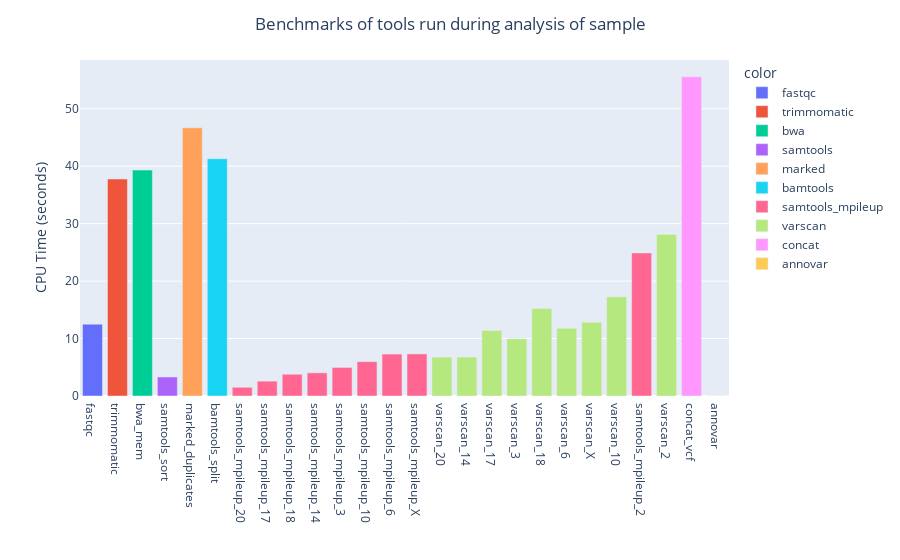

Notebook code for this chart:
### Markdown cell above
## Pipeline Benchmarks

### Code cell
import os
import plotly.express as px

time_created = []
labels = []
benchmark_secs = []

for file in os.listdir("runs/" + sample + "/benchmarks/"):
    if file.endswith(".txt"):
        # removes extension of file for label
        labels.append(file[:-4])
        file = "runs/" + sample + "/benchmarks/" + file
        time_created.append(os.path.getmtime(file))
        
        with open(file) as file_content:
            header = file_content.readline()
            benchmark = file_content.readline().split("	")
            
            seconds = benchmark[0]
            mean_load = benchmark[-1]
            benchmark_secs.append(seconds)

def sort_list_by_list(to_be_sorted, to_sort_by):
    """
    Sort list by the respective values of another list. 
    """
    return [element for _,element in sorted(zip(to_sort_by, to_be_sorted))]

# sort lists by creation of benchmark
labels = sort_list_by_list(labels, time_created)
benchmark_secs = sort_list_by_list(benchmark_secs, time_created)
# set group colors for tools run in pipeline
color_groups = [re.sub("_[^_]*$", "", label) for label in labels]

fig = px.bar(x=labels, y=benchmark_secs, color= color_groups, category_orders={"x": labels})
fig.update_layout(title_text="Benchmarks of tools run during analysis of " + sample, 
                  title_x=0.5, 
                  xaxis_title="",
                  yaxis_title="CPU Time (seconds)",
                  showlegend=True)

fig.show()

### Figure 1 — Plotly figure (JSON) as saved in the notebook; plotly's stock layout.template omitted (floating-point values rounded to 4 significant figures)
{"data": [{"alignmentgroup": "True", "hovertemplate": "color=fastqc<br>x=%{x}<br>y=%{y}<extra></extra>", "legendgroup": "fastqc", "marker": {"color": "#636efa"}, "name": "fastqc", "offsetgroup": "fastqc", "orientation": "v", "showlegend": true, "textposition": "auto", "type": "bar", "x": ["fastqc"], "xaxis": "x", "y": ["12.5065"], "yaxis": "y"}, {"alignmentgroup": "True", "hovertemplate": "color=trimmomatic<br>x=%{x}<br>y=%{y}<extra></extra>", "legendgroup": "trimmomatic", "marker": {"color": "#EF553B"}, "name": "trimmomatic", "offsetgroup": "trimmomatic", "orientation": "v", "showlegend": true, "textposition": "auto", "type": "bar", "x": ["trimmomatic"], "xaxis": "x", "y": ["37.7802"], "yaxis": "y"}, {"alignmentgroup": "True", "hovertemplate": "color=bwa<br>x=%{x}<br>y=%{y}<extra></extra>", "legendgroup": "bwa", "marker": {"color": "#00cc96"}, "name": "bwa", "offsetgroup": "bwa", "orientation": "v", "showlegend": true, "textposition": "auto", "type": "bar", "x": ["bwa_mem"], "xaxis": "x", "y": ["39.3329"], "yaxis": "y"}, {"alignmentgroup": "True", "hovertemplate": "color=samtools<br>x=%{x}<br>y=%{y}<extra></extra>", "legendgroup": "samtools", "marker": {"color": "#ab63fa"}, "name": "samtools", "offsetgroup": "samtools", "orientation": "v", "showlegend": true, "textposition": "auto", "type": "bar", "x": ["samtools_sort"], "xaxis": "x", "y": ["3.3090"], "yaxis": "y"}, {"alignmentgroup": "True", "hovertemplate": "color=marked<br>x=%{x}<br>y=%{y}<extra></extra>", "legendgroup": "marked", "marker": {"color": "#FFA15A"}, "name": "marked", "offsetgroup": "marked", "orientation": "v", "showlegend": true, "textposition": "auto", "type": "bar", "x": ["marked_duplicates"], "xaxis": "x", "y": ["46.6809"], "yaxis": "y"}, {"alignmentgroup": "True", "hovertemplate": "color=bamtools<br>x=%{x}<br>y=%{y}<extra></extra>", "legendgroup": "bamtools", "marker": {"color": "#19d3f3"}, "name": "bamtools", "offsetgroup": "bamtools", "orientation": "v", "showlegend": true, "textposition": "auto", "type": "bar", "x": ["bamtools_split"], "xaxis": "x", "y": ["41.2984"], "yaxis": "y"}, {"alignmentgroup": "True", "hovertemplate": "color=samtools_mpileup<br>x=%{x}<br>y=%{y}<extra></extra>", "legendgroup": "samtools_mpileup", "marker": {"color": "#FF6692"}, "name": "samtools_mpileup", "offsetgroup": "samtools_mpileup", "orientation": "v", "showlegend": true, "textposition": "auto", "type": "bar", "x": ["samtools_mpileup_20", "samtools_mpileup_17", "samtools_mpileup_18", "samtools_mpileup_14", "samtools_mpileup_3", "samtools_mpileup_10", "samtools_mpileup_6", "samtools_mpileup_X", "samtools_mpileup_2"], "xaxis": "x", "y": ["1.5170", "2.5887", "3.7903", "4.0313", "4.9713", "5.9759", "7.2993", "7.3232", "24.9089"], "yaxis": "y"}, {"alignmentgroup": "True", "hovertemplate": "color=varscan<br>x=%{x}<br>y=%{y}<extra></extra>", "legendgroup": "varscan", "marker": {"color": "#B6E880"}, "name": "varscan", "offsetgroup": "varscan", "orientation": "v", "showlegend": true, "textposition": "auto", "type": "bar", "x": ["varscan_20", "varscan_14", "varscan_17", "varscan_3", "varscan_18", "varscan_6", "varscan_X", "varscan_10", "varscan_2"], "xaxis": "x", "y": ["6.7737", "6.7809", "11.3984", "9.9690", "15.2336", "11.7868", "12.8349", "17.2628", "28.1298"], "yaxis": "y"}, {"alignmentgroup": "True", "hovertemplate": "color=concat<br>x=%{x}<br>y=%{y}<extra></extra>", "legendgroup": "concat", "marker": {"color": "#FF97FF"}, "name": "concat", "offsetgroup": "concat", "orientation": "v", "showlegend": true, "textposition": "auto", "type": "bar", "x": ["concat_vcf"], "xaxis": "x", "y": ["55.5669"], "yaxis": "y"}, {"alignmentgroup": "True", "hovertemplate": "color=annovar<br>x=%{x}<br>y=%{y}<extra></extra>", "legendgroup": "annovar", "marker": {"color": "#FECB52"}, "name": "annovar", "offsetgroup": "annovar", "orientation": "v", "showlegend": true, "textposition": "auto", "type": "bar", "x": ["annovar"], "xaxis": "x", "y": ["0.0374"], "yaxis": "y"}], "layout": {"barmode": "relative", "legend": {"title": {"text": "color"}, "tracegroupgap": 0}, "margin": {"t": 60}, "showlegend": true, "title": {"text": "Benchmarks of tools run during analysis of sample", "x": 0.5}, "xaxis": {"anchor": "y", "categoryarray": ["fastqc", "trimmomatic", "bwa_mem", "samtools_sort", "marked_duplicates", "bamtools_split", "samtools_mpileup_20", "samtools_mpileup_17", "samtools_mpileup_18", "samtools_mpileup_14", "samtools_mpileup_3", "samtools_mpileup_10", "samtools_mpileup_6", "samtools_mpileup_X", "varscan_20", "varscan_14", "varscan_17", "varscan_3", "varscan_18", "varscan_6", "varscan_X", "varscan_10", "samtools_mpileup_2", "varscan_2", "concat_vcf", "annovar"], "categoryorder": "array", "domain": [0, 1], "title": {"text": ""}}, "yaxis": {"anchor": "x", "domain": [0, 1], "title": {"text": "CPU Time (seconds)"}}}}
